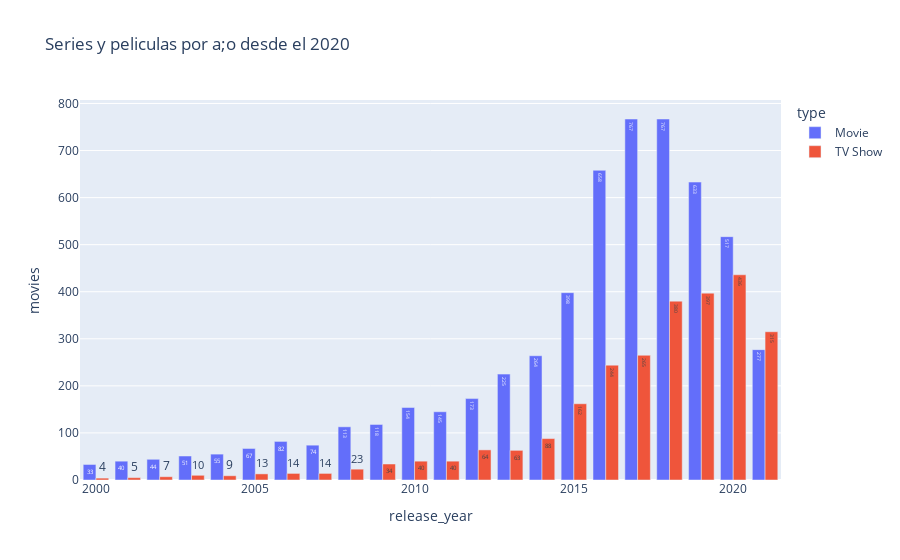

Here is the notebook cell this chart was saved with:
### Code cell
fig = px.bar(df_movies_year_type, x = "release_year", y="movies", title="Series y peliculas por a;o desde el 2020", color="type", barmode="group", text="movies")
fig.show()

### Figure 1 — Plotly figure (JSON) as saved in the notebook; plotly's stock layout.template omitted (floating-point values rounded to 4 significant figures)
{"data": [{"alignmentgroup": "True", "hovertemplate": "type=Movie<br>release_year=%{x}<br>movies=%{text}<extra></extra>", "legendgroup": "Movie", "marker": {"color": "#636efa", "pattern": {"shape": ""}}, "name": "Movie", "offsetgroup": "Movie", "orientation": "v", "showlegend": true, "text": [33, 40, 44, 51, 55, 67, 82, 74, 113, 118, 154, 145, 173, 225, 264, 398, 658, 767, 767, 633, 517, 277], "textposition": "auto", "type": "bar", "x": [2000, 2001, 2002, 2003, 2004, 2005, 2006, 2007, 2008, 2009, 2010, 2011, 2012, 2013, 2014, 2015, 2016, 2017, 2018, 2019, 2020, 2021], "xaxis": "x", "y": [33, 40, 44, 51, 55, 67, 82, 74, 113, 118, 154, 145, 173, 225, 264, 398, 658, 767, 767, 633, 517, 277], "yaxis": "y"}, {"alignmentgroup": "True", "hovertemplate": "type=TV Show<br>release_year=%{x}<br>movies=%{text}<extra></extra>", "legendgroup": "TV Show", "marker": {"color": "#EF553B", "pattern": {"shape": ""}}, "name": "TV Show", "offsetgroup": "TV Show", "orientation": "v", "showlegend": true, "text": [4, 5, 7, 10, 9, 13, 14, 14, 23, 34, 40, 40, 64, 63, 88, 162, 244, 265, 380, 397, 436, 315], "textposition": "auto", "type": "bar", "x": [2000, 2001, 2002, 2003, 2004, 2005, 2006, 2007, 2008, 2009, 2010, 2011, 2012, 2013, 2014, 2015, 2016, 2017, 2018, 2019, 2020, 2021], "xaxis": "x", "y": [4, 5, 7, 10, 9, 13, 14, 14, 23, 34, 40, 40, 64, 63, 88, 162, 244, 265, 380, 397, 436, 315], "yaxis": "y"}], "layout": {"barmode": "group", "legend": {"title": {"text": "type"}, "tracegroupgap": 0}, "title": {"text": "Series y peliculas por a;o desde el 2020"}, "xaxis": {"anchor": "y", "domain": [0, 1], "title": {"text": "release_year"}}, "yaxis": {"anchor": "x", "domain": [0, 1], "title": {"text": "movies"}}}}
